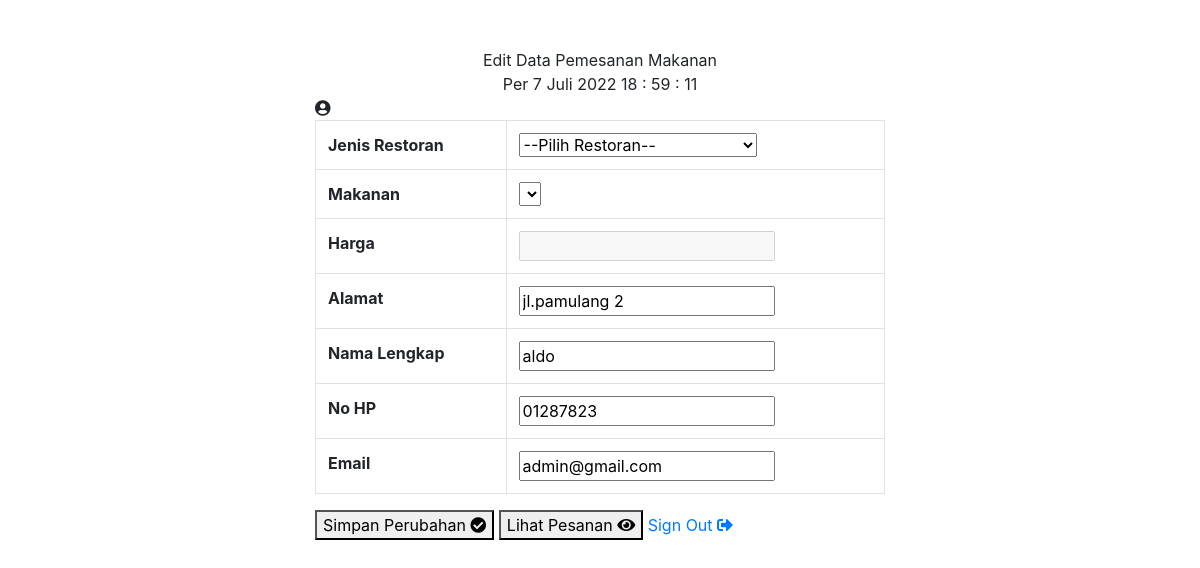
/datapesanan/Edit.php?nmrPesanan=2, run on the app's committed database.
### tables this page shows
CREATE TABLE `tbl_datapesanan` (
  `nmrPesanan` int(11) NOT NULL,
  `jenisRestoran` varchar(50) NOT NULL,
  `makanan` varchar(50) NOT NULL,
  `harga` varchar(12) NOT NULL,
  `alamatPemesan` varchar(50) NOT NULL,
  `namaPemesan` varchar(50) NOT NULL,
  `telpPemesan` varchar(15) NOT NULL,
  `emailPemesan` varchar(30) NOT NULL
);

### datapesanan/Edit.php (the view, shortened to what this page needs)
<?php
include "koneksi.php";
?>
<!DOCTYPE html>
<html>
<head>
	 <link rel="stylesheet" href="assets/css/bootstrap.css"/>
	 <link rel="stylesheet" href="assets/font-awesome/css/all.css"/>
</head>
<body onload=waktu();>
	 <div class="container-fluid">
	 	<div class="row justify-content-center">
	 		<div id="bagianHeader" class="col-lg-12"><br><br>
	 			<center><span id="headerText">Edit Data Pemesanan Makanan</span>
	 		</div>                                                           <! TIME WIDGET PART >
            <div id="timeWrapper" class="col-lg-12">
			<center> <div id="time"></div>
            </div>
	 		<div id="bagianInputPesanan" class="col-lg-6">
                <span id="userInfo"><i class="fas fa-user-circle logouser"></i><?php echo " "; echo $_SESSION['username'];?></span>
                <table id="tblInputPesanan" class="table table-bordered table-hover">
                    <form action="Editproses.php" method="POST">
                        <?php
                            $nmrPesanan = $_GET['nmrPesanan'];
                            $select = "SELECT * FROM tbl_datapesanan WHERE nmrPesanan='$nmrPesanan'";
                            $getData = mysqli_query($connect,$select);
                            while($a = mysqli_fetch_array($getData))
                            {?>
                                <?php
                                    $alamatLama = $a['alamatPemesan'];
                                    $namaPemesanLama = $a['namaPemesan'];
                                    $telpPemesanLama = $a['telpPemesan'];
                                    $emailPemesanLama = $a['emailPemesan'];
                                ?>
                            <tr>
                                <th>Jenis Restoran</th>
                                <td>
                                	<select id="jenisRestoran" name="jenisRestoranBaru" onchange="clearAndAdd()" required>
                                	<?php
                                	$select = "SELECT * FROM tbl_restoran";
                                	$getData = mysqli_query($connect,$select);
                                	while($a = mysqli_fetch_array($getData))
                                	{?>
                                		<option value="<?php echo $a['namaRestoran'];?>"><?php echo $a['namaRestoran'];?></option>
                                	<?php
                                	}?>
                                </td><tr></tr>
                                <th>Makanan</th>
                                <td>
                                	<select id="makanan" name="makananBaru" onchange="setHargaPesanan()"></select>
                                </td><tr></tr>
                                <th>Harga</th>
                                <td>
                                	<input type="text" name="hargaBaru" id="harga" disabled>
                                </td><tr></tr>
                                <th>Alamat</th>
                                <td>
                                	<input type="text" name="alamatBaru" id="alamat" value="<?php echo $alamatLama?>" required>
                                </td><tr></tr>
                                <th>Nama Lengkap</th>
                                <td>
                                	<input type="text" name="namaBaru" id="nama" value="<?php echo $namaPemesanLama?>" required>
                                </td><tr></tr>
                                <th>No HP</th>
                                <td>
                                	<input type="text" name="nomorHPBaru" id="nomorHP" value="<?php echo $telpPemesanLama?>" required>
                                </td><tr></tr>
                                <th>Email</th>
                                <td>
                                	<input type="text" name="emailBaru" id="email" value="<?php echo $emailPemesanLama?>" required>
                                </td>
                            </tr>
                            <?php
                        }?>
                    </table>
                    <button type="submit" id="submitPesanan">Simpan Perubahan <i class="fas fa-check-circle"></i></button>
                    <button type="button" id="lihatPesanan" onclick="redirectToShowPage()">Lihat Pesanan <i class="fas fa-eye"></i></button>
                    <a href="logout.php" id="logoutButton">Sign Out <i class="fas fa-sign-out-alt"></i></a>
            </div>
	 	</div>
	 </div>
</body>
</html>

### data on the page
tbl_datapesanan: alamatBaru "jl.pamulang 2", namaBaru "aldo", nomorHPBaru "01287823", emailBaru "admin@gmail.com"

### other printed values
form field jenisRestoranBaru "--Pilih Restoran--"
